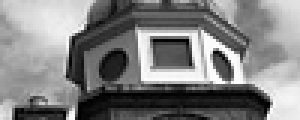
#> input picture v3-hog/data/CarData/TrainImages/neg-116.pgm, 100 x 40 px (shown 3 times larger); its folder holds only this picture in this run
$ jupyter execute --allow-errors sc-v3-hog.ipynb   (shell and % lines are left out)
#> lines starting #> are read from the running program, lines starting #| are printed output that depends on the picture
# Soft Computing

## Vežba 3 - HOG

## Histogram of Oriented Gradients (HOG)

Jedan od najpopularnijih postupaka za izdvajanje osobina (eng. *feature extraction*) sa digitalne slike. Formalno, HOG je nešto što se zove **deskriptor slike** (eng. *image descriptor*), koji predstavlja opis vizuelnih osobina slike. Iako je predstavljen pre više od jedne dekade, tačnije 2005. godine u radu <a href="http://lear.inrialpes.fr/people/triggs/pubs/Dalal-cvpr05.pdf">Histogram of Oriented Gradients for Human Detection</a>, HOG je deskriptor koji se i dan-danas vrlo često koristi za probleme detekcije i prepoznavanja objekata na slikama.

## Support Vector Machine (SVM)

SVM je model nadgledanog mašinskog učenja, koji se može koristiti za probleme klasifikacije i regresije. Ugrubo, SVM klasifikator konstruiše hiperravan koja "najbolje" razdvaja klase podataka, a ova "najbolja" hiperravan je zapravo ona koja maksimizuje marginu između podataka različitih klasa.

U svom osnovnom obliku, SVM je linearni klasifikator, tj. može vrlo efikasno da pronađe hiperravan koja maksimizuje marginu između linearno separabilnih podataka. Međutim, korišćenjem tzv. kernel trika (eng. *kernel trick*), moguće je konstruisati SVM za klasifikaciju podataka koji nisu linearno separabilni - tačnije, pomoću kernela se ulazni podaci zapravo mapiraju na neki višedimenzionalni prostor gde ti podaci postanu linearno separabilni.

## Detekcija automobila

HOG i SVM ćemo iskoristiti kako bi rešili problem detekcije automobila na slikama iz <a href="http://cogcomp.org/Data/Car/">UIUC Image Database for Car Detection</a> skupa podataka.

Trening skup **data/CarData/TrainImages** sadrži 1050 slika (pozitivnih i negativnih primera) dimenzija 100 x 40 za obučavanje i validaciju deskriptora i klasifikatora.

Test skup **data/CarData/TestImages** sadrži 170 slika različitih dimenzija za evaluaciju rada deskriptora i klasifikatora.

Rezultati rada deskriptora i klasifikatora na testnom skupu podataka se mogu uporediti sa tačnim lokacijama automobila koji se nalaze u **data/CarData/trueLocations.txt**.

### Obučavanje

[cell 1]
import os
import numpy as np
import cv2 # OpenCV
from sklearn.svm import SVC # SVM klasifikator
from sklearn.metrics import accuracy_score
from sklearn.model_selection import train_test_split
from sklearn.neighbors import KNeighborsClassifier # KNN
import matplotlib.pyplot as plt

[cell 2]
def load_image(path):
    return cv2.cvtColor(cv2.imread(path), cv2.COLOR_BGR2GRAY)

def display_image(image):
    plt.imshow(image, 'gray')

#### Primer pozitivnog uzorka - jeste automobil

#> (a cell that did not finish here is left out)

#> (a cell that did not finish here is left out)

##### Primer negativnog uzorka - nije automobil

#> (a cell that did not finish here is left out)

display_image(ineg)

#> (a cell that did not finish here is left out)

#### Učitavanje svih primera

[cell 7]
train_dir = 'data/CarData/TrainImages/'
#> train_dir = 'data/CarData/TrainImages/'

pos_imgs = []
neg_imgs = []

for img_name in os.listdir(train_dir):
    img_path = os.path.join(train_dir, img_name)
    img = load_image(img_path)
#> call 3 of load_image, with path = 'data/CarData/TrainImages/neg-116.pgm'
    if 'pos' in img_name:
        pos_imgs.append(img)
    elif 'neg' in img_name:
        neg_imgs.append(img)

print("Positive images #: ", len(pos_imgs))
print("Negative images #: ", len(neg_imgs))
#| Negative images #:  1

#### Izračunavanje HOG deskriptora za sve slike i formiranje niza labela (1 = jeste automobil, 0 = nije automobil)

[cell 8]
pos_features = []
neg_features = []
labels = []

nbins = 9 # broj binova
cell_size = (8, 8) # broj piksela po celiji
block_size = (3, 3) # broj celija po bloku

hog = cv2.HOGDescriptor(_winSize=(img.shape[1] // cell_size[1] * cell_size[1],
                                  img.shape[0] // cell_size[0] * cell_size[0]),
                        _blockSize=(block_size[1] * cell_size[1],
                                    block_size[0] * cell_size[0]),
                        _blockStride=(cell_size[1], cell_size[0]),
                        _cellSize=(cell_size[1], cell_size[0]),
                        _nbins=nbins)

for img in pos_imgs:
    pos_features.append(hog.compute(img))
    labels.append(1)
#> after the loop, labels = []; pos_features = []

for img in neg_imgs:
    neg_features.append(hog.compute(img))
    labels.append(0)
#> this loop made 1 pass
#> after the loop, labels = [0]; neg_features = 1 item

pos_features = np.array(pos_features)
#> pos_features = empty array
neg_features = np.array(neg_features)
#> (the rest of this cell did not finish here and is left out)

#### Podela trening skupa na trening i validacioni

#> (a cell that did not finish here is left out)

#> (a cell that did not finish here is left out)

#### Obučavanje i validacija SVM klasifikatora

[cell 11]
clf_svm = SVC(kernel='linear', probability=True)
#> (the rest of this cell did not finish here and is left out)

#### Obučavanje i validacija KNN klasifikatora

[cell 12]
clf_knn = KNeighborsClassifier(n_neighbors=10)
#> (the rest of this cell did not finish here and is left out)

##### Sa oba klasifikatora koja smo isprobali, uvek smo dobili odlične rezultate (99+%). Kako ovo možemo protumačiti?

Pa prosto, ispostavlja se da je HOG deskriptor vrlo dobar alat za izdvajanje osobina objekata sa slike, i izgleda da su te izdvojene osobine relevantne prilikom klasifikacije. Odnosno, te osobine na neki reprezentativan način predstavljaju određenu vrstu objekta, što mi onda lako možemo iskoristiti za automatizaciju klasifikacije nekim od algoritama mašinskog učenja.

### Testiranje

Dakle, sada imamo obučen SVM klasifikator koji vrlo precizno može da predvidi da li je nešto automobil ili ne. Međutim, ovaj klasifikator radi isključivo na slikama koje su dimenzija kao u obučavajućem skupu (100 x 40). U testnom skupu su date slike koje su različitih dimenzija (dosta veće od 100 x 40) i na kojima se nalaze automobili. Potrebno je detektovati <b>gde</b> se nalazi automobil na slici.

#### Primer testne slike

[cell 13]
itest = load_image('data/CarData/TestImages/test-0.pgm')
#> call 4 of load_image, with path = 'data/CarData/TestImages/test-0.pgm'
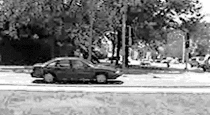
#> input picture v3-hog/data/CarData/TestImages/test-0.pgm, 210 x 115 px
display_image(itest)

Tehnika kojom bi ovo trebalo raditi jeste tzv. klizeći/klizni prozor (eng. <i>sliding window</i>), gde bi se na slici pomerao "prozor", veličine 100 x 40 i za svaki prozor se računao HOG deskriptor i zatim klasifikovao (da li je automobil ili ne). Zatim prozor pomerimo za recimo 10 piksela u desno i uradimo istu stvar. Naravno, kada dođemo do kraja reda, vratimo sliku skroz levo na početak i pomerimo je za recimo 10 piksela na dole i tako dalje.

Ovim ćemo za sve moguće prozore (dimenzija 100 x 40 i sa pomerajima [10px, 0px], [0px, 10px]) dobiti rezultate klasifikacije.

Međutim, ovde nastaje problem - relativno je izvesno da ukoliko smo unutar jednog prozora detektovali automobil, da ćemo i u nekom od susednih prozora detektovati isti taj automobil (prosto, translacijom za samo 10 piksela smo dobili vrlo sličnu sliku i samim tim vrlo sličan HOG deskriptor koji je ulaz u SVM klasifikator). Dakle, neophodno je na neki način spojiti više bounding box-ova u jedan koji će biti konačan rezultat. Treba voditi računa i o slikama koje sadrže više od jednog automobila,a koje su prisutne u testnom skupu podataka.

Prilikom računanja ovog konačnog bounding box-a može se uzeti u obzir i koliko je SVM siguran (eng. <i>confidence score</i>) u svoju odluku za određeni ulazni podatak - ovu vrednost je moguće dobiti pozivanjem metode <i>predict_proba</i> nad SVM klasifikatorom. Ova metoda vraća verovatnoću ishoda klasifikacije za svaku od klasa. Zbog toga smo u konstruktoru SVM klasifikatora morali staviti <i>probability=True</i>.

Konačni rezultati se mogu proveriti tako što će se uporediti sa lokacijama automobila u <b>data/CarData/trueLocations.txt</b>. U ovoj datoteci, svaka linija počinje sa rednim brojem slike iz testnog foldera, a istinska lokacija automobila na slici je definisana koordinatama gornje leve tačke (oblika: (y,x)) bounding box-a (dato u datoteci), a širina  visina bounding box-a su uvek 100px i 40px, respektivno (kao veličina slika u trening skupu).

Dakle, ako u datoteci imamo <i>0: (48, 26)</i>, to znači da se na slici <i>data/CarData/TestImages/test-0.pgm</i> automobil nalazi na lokaciji koja je definisana bounding box-om <i>((48, 26), (48+40, 26+100)) = ((48, 26), (88, 126))</i>. Ako se u datoteci nalazi više koordinata u jednoj liniji, to znači da na toj slici ima više automobila.

Metrika kojom se meri poklapanje istinskog bounding box-a i dobijenog bounding box-a je <i>Jaccard index</i>, odnosno <i>IoU (Intersection over Union)</i>. Dakle, za dva bounding box-a, pronaći njihov presek i uniju, a zatim prebrojati piksele u preseku i u uniji i na kraju podeliti ova dva broja:

$$IoU=\frac{|A \cap B|}{|A \cup B|}$$

Ukoliko je poklapanje potpuno, vrednost <i>IoU</i> će biti 1, ako poklapanja nema biće 0, u slučaju delimičnog poklapanja biće neda vrednost između 0 i 1. Vrednosti veće od 0.5 (tj. **IoU > 0.5**) se generalno smatraju "dobrom" predikcijom.

### Primer:

Iskoristićemo HOG i SVM za detektovanje automobila na slici iz testnog skupa podataka.

Prvo ćemo implementirati metodu koja će računati HOG deskriptor i *confidence score* SVM klasifikatora za prosleđeni prozor.

[cell 14]
def classify_window(window):
    features = hog.compute(window).reshape(1, -1)
    return clf_svm.predict_proba(features)[0][1]

Sada implementiramo metodu koja će "obilaziti" sliku pomoću klizećeg/kliznog prozora i "pronalaziti" automobile.

[cell 15]
def process_image(image, step_size, window_size=(100, 40)):
#> called with step_size = 10, window_size = (100, 40)
    best_score = 0
    best_window = None
    for y in range(0, image.shape[0], step_size):
        for x in range(0, image.shape[1], step_size):
            this_window = (y, x) # zbog formata rezultata
            window = image[y:y+window_size[1], x:x+window_size[0]]
            if window.shape == (window_size[1], window_size[0]):
                score = classify_window(window)
                if score > best_score:
                    best_score = score
                    best_window = this_window
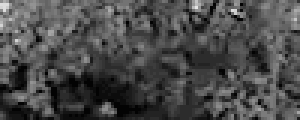
#> window: shape (40, 100) (shown 3 times larger); min 3, max 228, mean 73.7
#> after the loop, best_score = 0
    return best_score, best_window
